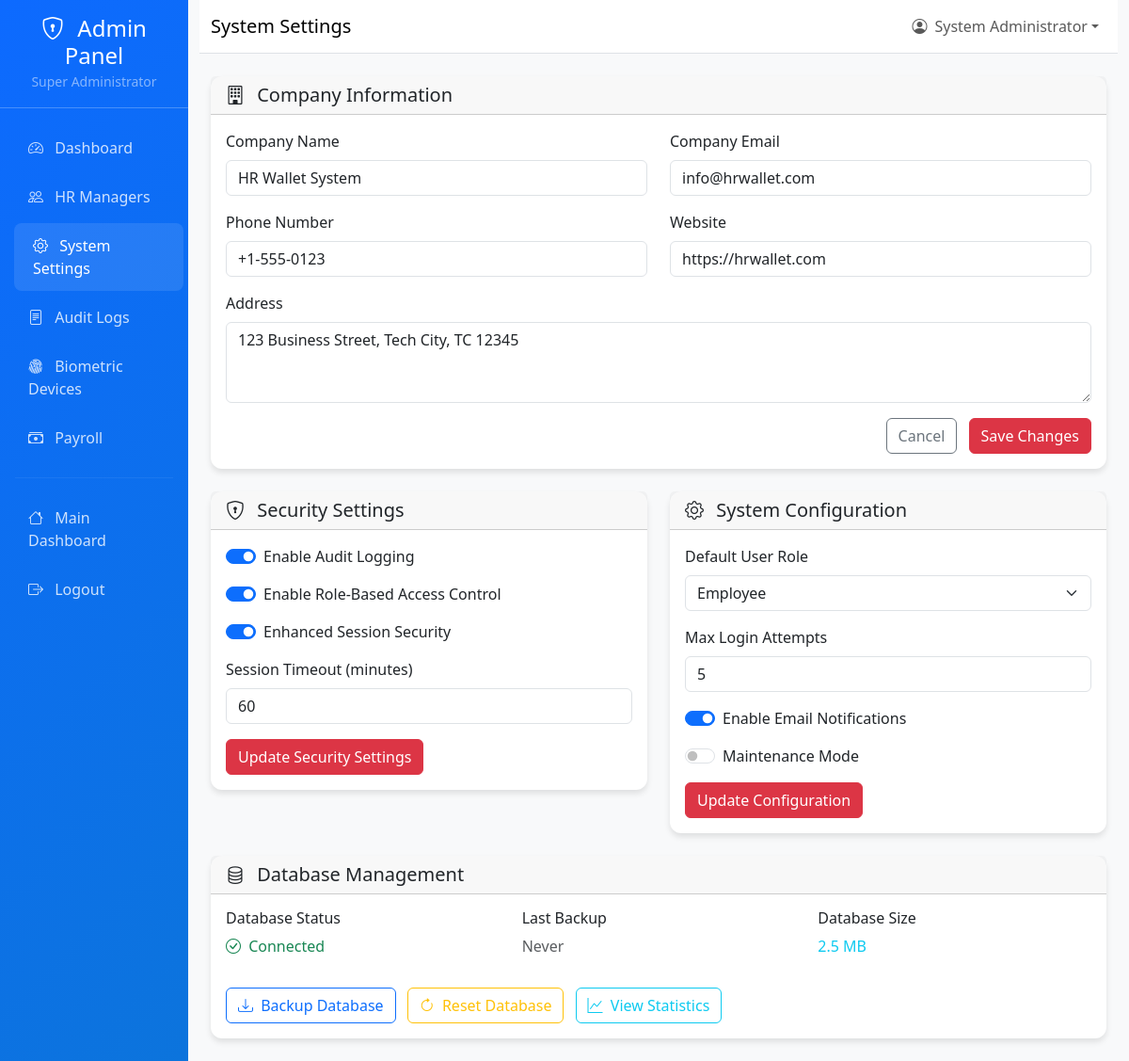
The app's page /admin-panel/settings/ (signed in) with its own data.
### accounts/models.py (models this page shows, shortened)
class User(AbstractUser):
    ROLE_CHOICES = [
        ('employee', 'Employee'),
        ('hr_manager', 'HR Manager'),
        ('super_admin', 'Super Administrator'),
    ]
    role = models.CharField(
        max_length=20,
        choices=ROLE_CHOICES,
        default='employee',
        help_text='User role determines access permissions'
    )
    company = models.ForeignKey(
        'core_hr.Company',
        on_delete=models.SET_NULL,
        null=True,
        blank=True,
        related_name='users',
        help_text='Company this user belongs to'
    )
    created_by = models.ForeignKey(
        'self',
        on_delete=models.SET_NULL,
        null=True,
        blank=True,
        related_name='created_users',
        help_text='User who created this account'
    )
    last_password_change = models.DateTimeField(
        default=timezone.now,
        help_text='Last time password was changed'
    )
    is_active = models.BooleanField(
        default=True,
        help_text='Designates whether this user should be treated as active.'
    )
    class Meta:
        db_table = 'auth_user'
        verbose_name = 'User'
        verbose_name_plural = 'Users'

### core_hr/models.py (models this page shows, shortened)
class Company(models.Model):
    name = models.CharField(max_length=200, unique=True)
    address = models.TextField()
    phone = models.CharField(max_length=20)
    email = models.EmailField()
    website = models.CharField(max_length=200, default='')
    logo = models.CharField(max_length=100, default='')
    created_at = models.DateTimeField(auto_now_add=True)
    updated_at = models.DateTimeField(auto_now=True)
    is_active = models.BooleanField(default=True)
    max_employees = models.PositiveIntegerField(default=100)
    slug = models.CharField(max_length=200, default='')
    subscription_plan = models.CharField(max_length=50, default='basic')
    class Meta:
        verbose_name_plural = 'Companies'
        ordering = ['name']

### admin_panel/views.py (the view)
# urls.py: path('settings/', views.system_settings, name='system_settings'),
@login_required
@require_role('super_admin')
def system_settings(request):
    try:
        company = Company.objects.first()
        return render(request, 'admin_panel/settings.html', {
            'company': company
        })
    except Exception as e:
        return render(request, 'admin_panel/settings.html', {
            'company': None,
            'error': 'Unable to load system settings.'
        })

### core_hr/context_processors.py (called while the page is built, shortened)
def company_context(request):
    company = None
    current_date = None
    try:
        company = Company.objects.first()
    except Exception as e:
        company = None
    try:
        if hasattr(request, 'user') and request.user.is_authenticated:
            current_date = getattr(request.user, 'date_joined', None)
    except Exception:
        current_date = None
    return {
        'company': company,
        'current_date': current_date,
    }

### templates/admin_panel/settings.html (shortened to what this page needs)
{% extends 'admin_panel/base.html' %}
{% block page_title %}System Settings{% endblock %}
{% block content %}
<div class="row mb-4">
    <div class="col-12">
        <div class="card">
            <div class="card-header">
                <h5 class="mb-0">
                    <i class="bi bi-building me-2"></i>
                    Company Information
                </h5>
            </div>
            <div class="card-body">
                <form>
                    <div class="row mb-3">
                        <div class="col-md-6">
                            <label for="companyName" class="form-label">Company Name</label>
                            <input type="text" class="form-control" id="companyName" value="{% if company %}{{ company.name }}{% else %}HR Wallet Demo Company{% endif %}">
                        </div>
                        <div class="col-md-6">
                            <label for="companyEmail" class="form-label">Company Email</label>
                            <input type="email" class="form-control" id="companyEmail" value="{% if company %}{{ company.email }}{% else %}info@hrwallet.com{% endif %}">
                        </div>
                    </div>
                    <div class="row mb-3">
                        <div class="col-md-6">
                            <label for="companyPhone" class="form-label">Phone Number</label>
                            <input type="tel" class="form-control" id="companyPhone" value="{% if company %}{{ company.phone }}{% else %}+1-555-0123{% endif %}">
                        </div>
                        <div class="col-md-6">
                            <label for="companyWebsite" class="form-label">Website</label>
                            <input type="url" class="form-control" id="companyWebsite" value="{% if company %}{{ company.website }}{% else %}https://hrwallet.com{% endif %}">
                        </div>
                    </div>
                    <div class="mb-3">
                        <label for="companyAddress" class="form-label">Address</label>
                        <textarea class="form-control" id="companyAddress" rows="3">{% if company %}{{ company.address }}{% else %}123 Business Street, City, State 12345{% endif %}</textarea>
                    </div>
                    <div class="text-end">
                        <button type="button" class="btn btn-outline-secondary me-2">Cancel</button>
                        <button type="submit" class="btn btn-danger">Save Changes</button>
                    </div>
                </form>
            </div>
        </div>
    </div>
</div>
<div class="row mb-4">
    <div class="col-md-6">
        <div class="card">
            <div class="card-header">
                <h5 class="mb-0">
                    <i class="bi bi-shield-lock me-2"></i>
                    Security Settings
                </h5>
            </div>
            <div class="card-body">
                <div class="form-check form-switch mb-3">
                    <input class="form-check-input" type="checkbox" id="enableAuditLogging" checked>
                    <label class="form-check-label" for="enableAuditLogging">
                        Enable Audit Logging
                    </label>
                </div>
                <div class="form-check form-switch mb-3">
                    <input class="form-check-input" type="checkbox" id="enableRBAC" checked>
                    <label class="form-check-label" for="enableRBAC">
                        Enable Role-Based Access Control
                    </label>
                </div>
                <div class="form-check form-switch mb-3">
                    <input class="form-check-input" type="checkbox" id="enableSessionSecurity" checked>
                    <label class="form-check-label" for="enableSessionSecurity">
                        Enhanced Session Security
                    </label>
                </div>
                <div class="mb-3">
                    <label for="sessionTimeout" class="form-label">Session Timeout (minutes)</label>
                    <input type="number" class="form-control" id="sessionTimeout" value="60">
                </div>
                <button class="btn btn-danger">Update Security Settings</button>
            </div>
        </div>
    </div>
    <div class="col-md-6">
        <div class="card">
            <div class="card-header">
                <h5 class="mb-0">
                    <i class="bi bi-gear me-2"></i>
                    System Configuration
                </h5>
            </div>
            <div class="card-body">
                <div class="mb-3">
                    <label for="defaultRole" class="form-label">Default User Role</label>
                    <select class="form-select" id="defaultRole">
                        <option value="employee" selected>Employee</option>
                    </select>
                </div>
                <div class="mb-3">
                    <label for="maxLoginAttempts" class="form-label">Max Login Attempts</label>
                    <input type="number" class="form-control" id="maxLoginAttempts" value="5">
                </div>
                <div class="form-check form-switch mb-3">
                    <input class="form-check-input" type="checkbox" id="enableEmailNotifications" checked>
                    <label class="form-check-label" for="enableEmailNotifications">
                        Enable Email Notifications
                    </label>
                </div>
                <div class="form-check form-switch mb-3">
                    <input class="form-check-input" type="checkbox" id="enableMaintenanceMode">
                    <label class="form-check-label" for="enableMaintenanceMode">
                        Maintenance Mode
                    </label>
                </div>
                <button class="btn btn-danger">Update Configuration</button>
            </div>
        </div>
    </div>
</div>
<div class="row">
    <div class="col-12">
        <div class="card">
            <div class="card-header">
                <h5 class="mb-0">
                    <i class="bi bi-database me-2"></i>
                    Database Management
                </h5>
            </div>
            <div class="card-body">
                <div class="row">
                    <div class="col-md-4">
                        <h6>Database Status</h6>
                        <p class="text-success">
                            <i class="bi bi-check-circle me-1"></i>
                            Connected
                        </p>
                    </div>
                    <div class="col-md-4">
                        <h6>Last Backup</h6>
                        <p class="text-muted">Never</p>
                    </div>
                    <div class="col-md-4">
                        <h6>Database Size</h6>
                        <p class="text-info">2.5 MB</p>
                    </div>
                </div>
                <div class="mt-3">
                    <button class="btn btn-outline-primary me-2">
                        <i class="bi bi-download me-1"></i>
                        Backup Database
                    </button>
                    <button class="btn btn-outline-warning me-2">
                        <i class="bi bi-arrow-clockwise me-1"></i>
                        Reset Database
                    </button>
                    <button class="btn btn-outline-info">
                        <i class="bi bi-graph-up me-1"></i>
                        View Statistics
                    </button>
                </div>
            </div>
        </div>
    </div>
</div>
{% endblock %}

### templates/admin_panel/base.html (shortened to what this page needs)
<!DOCTYPE html>
<html lang="en">
<head>
    <link href="https://cdn.jsdelivr.net/npm/bootstrap@5.3.0/dist/css/bootstrap.min.css" rel="stylesheet">
    <link href="https://cdn.jsdelivr.net/npm/bootstrap-icons@1.10.0/font/bootstrap-icons.css" rel="stylesheet">
</head>
<body>
    <div class="container-fluid">
        <div class="row">
            <div class="col-md-3 col-lg-2 px-0 sidebar">
                <div class="d-flex flex-column">
                    <div class="p-3 text-center border-bottom border-light border-opacity-25">
                        <h4 class="text-white mb-0">
                            <i class="bi bi-shield-lock me-2"></i>
                            Admin Panel
                        </h4>
                        <small class="text-white-50">Super Administrator</small>
                    </div>
                    <nav class="nav flex-column py-3">
                        <a class="nav-link {% if request.resolver_match.url_name == 'admin_dashboard' %}active{% endif %}"
                           href="{% url 'admin_panel:admin_dashboard' %}">
                            <i class="bi bi-speedometer2 me-2"></i>
                            Dashboard
                        </a>
                        <a class="nav-link {% if 'hr_managers' in request.resolver_match.url_name %}active{% endif %}"
                           href="{% url 'admin_panel:hr_managers' %}">
                            <i class="bi bi-people me-2"></i>
                            HR Managers
                        </a>
                        <a class="nav-link {% if 'settings' in request.resolver_match.url_name %}active{% endif %}"
                           href="{% url 'admin_panel:system_settings' %}">
                            <i class="bi bi-gear me-2"></i>
                            System Settings
                        </a>
                        <a class="nav-link {% if 'audit' in request.resolver_match.url_name %}active{% endif %}"
                           href="{% url 'admin_panel:audit_logs' %}">
                            <i class="bi bi-file-text me-2"></i>
                            Audit Logs
                        </a>
                        <a class="nav-link {% if request.resolver_match.url_name == 'biometric_devices' %}active{% endif %}"
                           href="{% url 'admin_panel:biometric_devices' %}">
                            <i class="bi bi-fingerprint me-2"></i>
                            Biometric Devices
                        </a>
                        <a class="nav-link {% if request.resolver_match.namespace == 'payroll' %}active{% endif %}"
                           href="{% url 'payroll:dashboard' %}">
                            <i class="bi bi-cash-stack me-2"></i>
                            Payroll
                        </a>
                        <hr class="border-light border-opacity-25 mx-3">
                        <a class="nav-link" href="{% url 'accounts:dashboard' %}">
                            <i class="bi bi-house me-2"></i>
                            Main Dashboard
                        </a>
                        <a class="nav-link" href="{% url 'accounts:logout' %}">
                            <i class="bi bi-box-arrow-right me-2"></i>
                            Logout
                        </a>
                    </nav>
                </div>
            </div>
            <div class="col-md-9 col-lg-10 main-content">
                <nav class="navbar navbar-expand-lg navbar-light bg-white border-bottom">
                    <div class="container-fluid">
                        <span class="navbar-brand mb-0 h1">
                            {% block page_title %}Super Admin Panel{% endblock %}
                        </span>
                        <div class="navbar-nav ms-auto">
                            <div class="nav-item dropdown">
                                <a class="nav-link dropdown-toggle d-flex align-items-center" href="#"
                                   id="navbarDropdown" role="button" data-bs-toggle="dropdown">
                                    <i class="bi bi-person-circle me-2"></i>
                                    {{ user.get_full_name|default:user.username }}
                                </a>
                            </div>
                        </div>
                    </div>
                </nav>
                <div class="container-fluid py-4">
                    {% block content %}{% endblock %}
                </div>
            </div>
        </div>
    </div>
</body>
</html>

### templates/admin_panel/base.html (style rules this page uses)
:root { --admin-primary: #0d6aff; --admin-secondary: #f8f9fa; --admin-accent: #5ba8d2; }
.sidebar { min-height: 100vh; background: linear-gradient(135deg, var(--admin-primary), #0c74dc); box-shadow: 2px 0 10px rgba(0,0,0,0.1); }
.sidebar .nav-link { color: rgba(255,255,255,0.8); padding: 12px 20px; margin: 2px 10px; border-radius: 8px; transition: all 0.3s ease; }
.sidebar .nav-link:hover, .sidebar .nav-link.active { color: white; background: rgba(255,255,255,0.1); transform: translateX(5px); }
.main-content { background: var(--admin-secondary); min-height: 100vh; }
.card { border: none; border-radius: 12px; box-shadow: 0 4px 6px rgba(0,0,0,0.1); }

### records on screen
Company: name "HR Wallet System", email "info@hrwallet.com", phone "+1-555-0123", website "https://hrwallet.com", address "123 Business Street, Tech City, TC 12345"

### other values on screen
{{ user.get_full_name|default:user.username }} "System Administrator"
